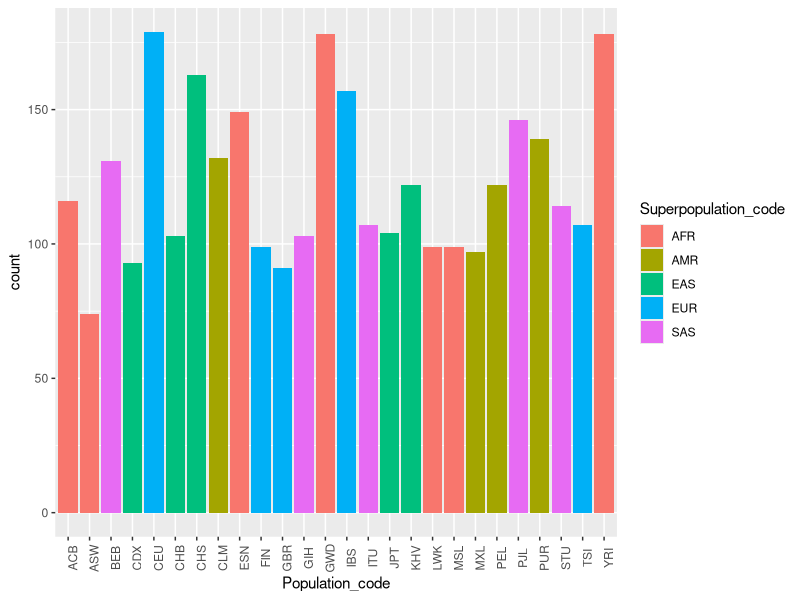
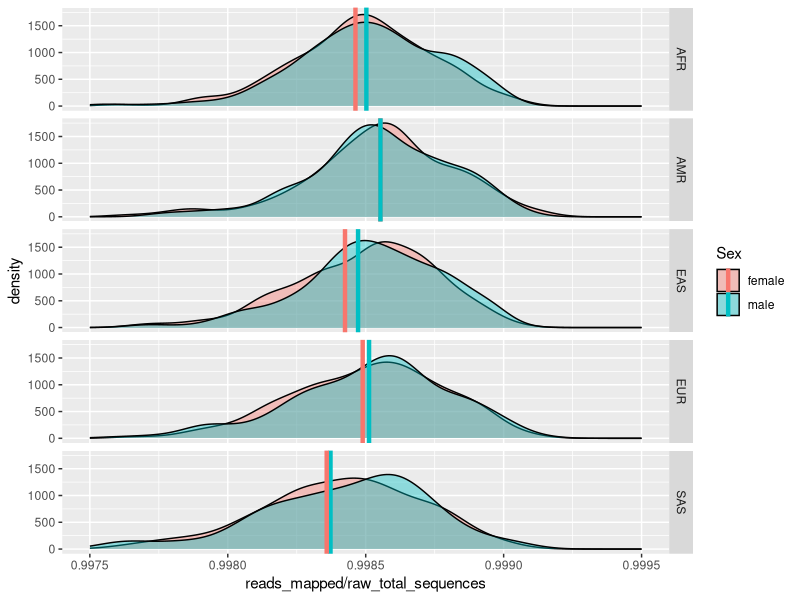
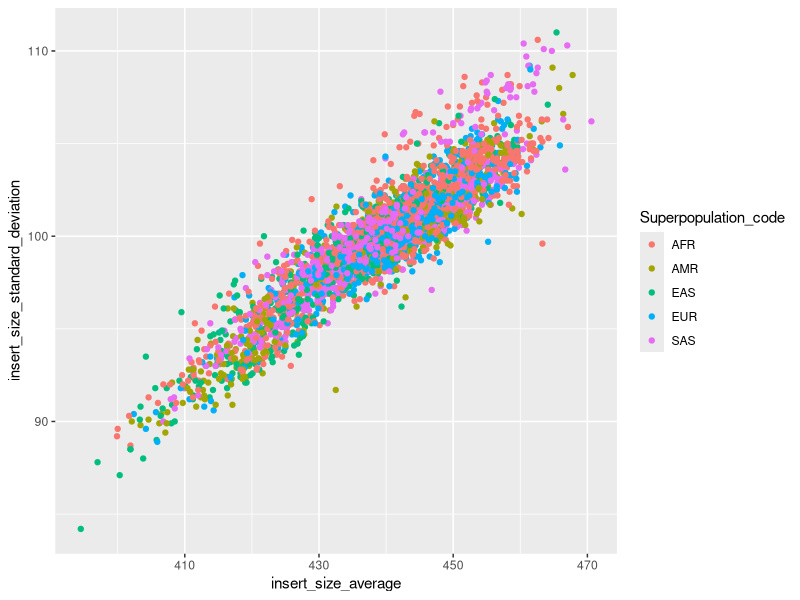
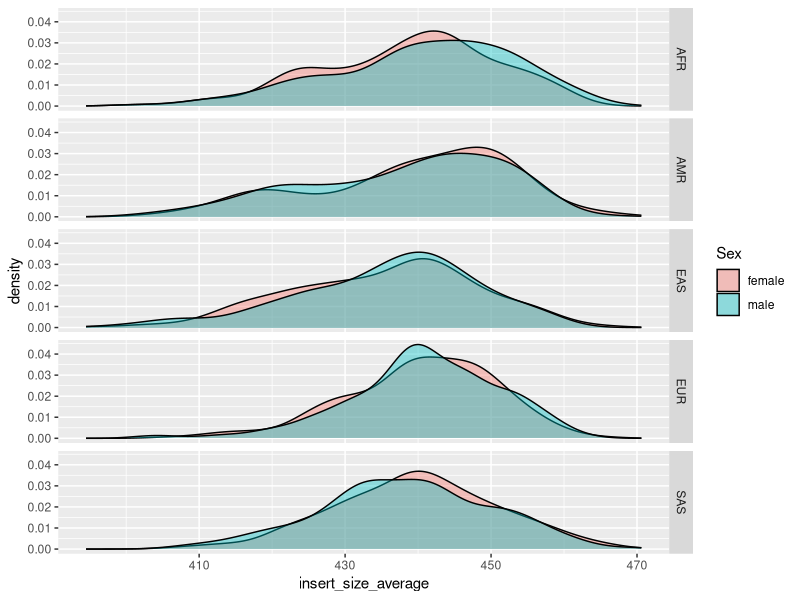
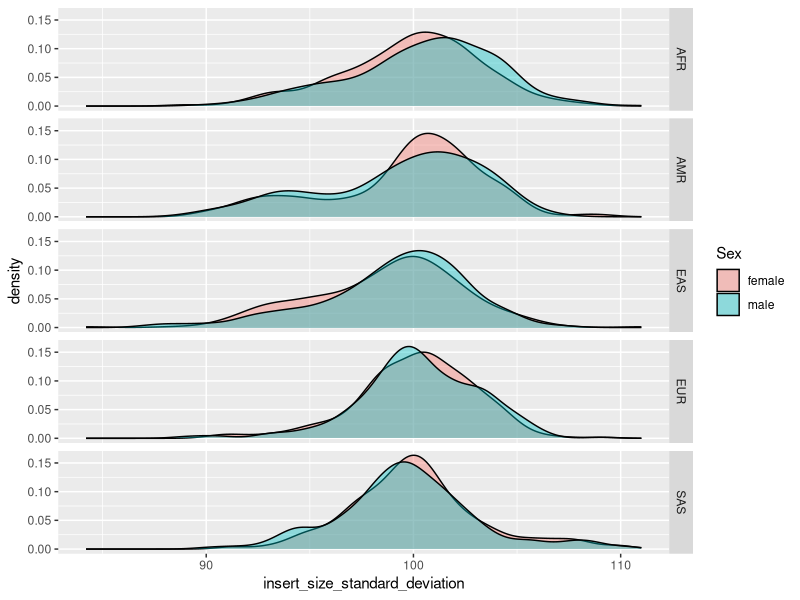
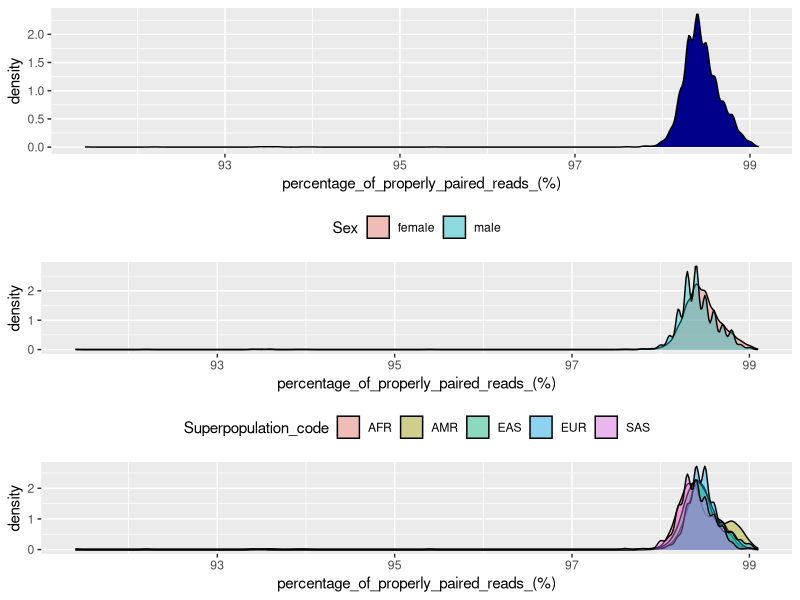
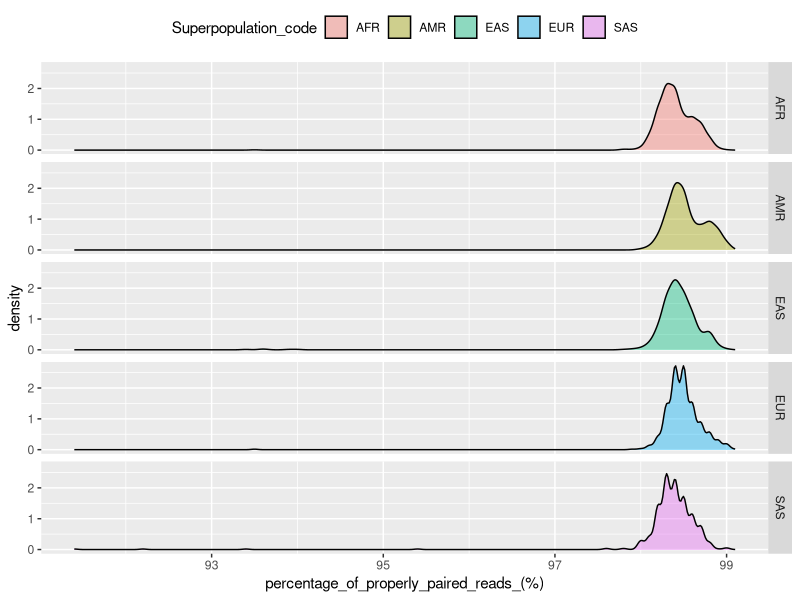
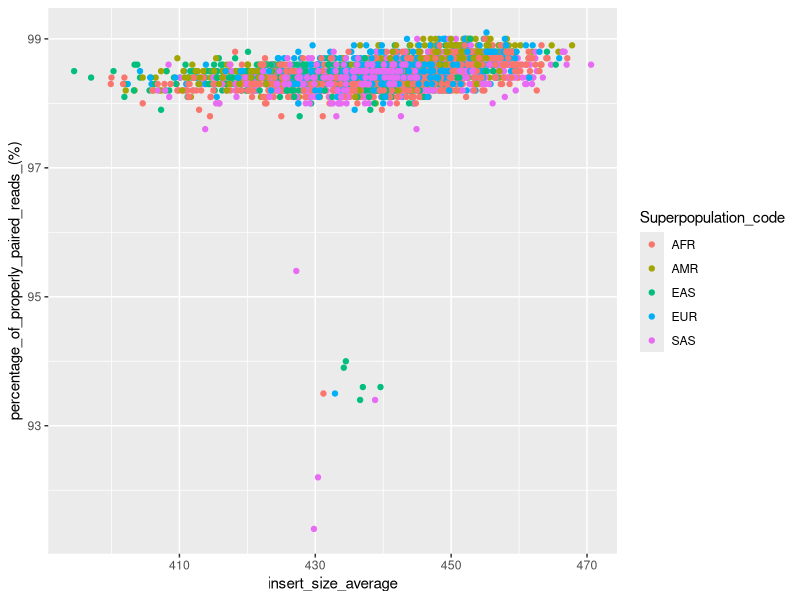

Write R code to recreate these figures, in order.
## Plot the mapping statistics across samples using the samtools stats matrix
##############################################################################

## Set up environment
# install.packages("gridExtra")
# install.packages("scales")

library(ggplot2)
library(gridExtra)
library(dplyr)
library(scales) 

## this will need to be set to the directory where you have the samtoolstats file
setwd("/Users/mschatz/Dropbox/Documents/Projects/T2T/t2t-variants/samtools_stats_chm13")

## Load tables and fix formatting
stats <- as.data.frame(t(read.table("2021.04.22.samtools.stats.all.txt", header=TRUE, row.names=1)))

stats$Sex                  = as.factor(stats$Sex)
stats$Population_code      = as.factor(stats$Population_code)
stats$Superpopulation_code = as.factor(stats$Superpopulation_code)

stats$error_rate                                = as.double(stats$error_rate)
stats$reads_mapped                              = as.double(stats$reads_mapped)
stats$reads_unmapped                            = as.double(stats$reads_unmapped)
stats$average_length                            = as.double(stats$average_length)
stats$raw_total_sequences                       = as.double(stats$raw_total_sequences)
stats$insert_size_average                       = as.double(stats$insert_size_average)
stats$insert_size_standard_deviation            = as.double(stats$insert_size_standard_deviation)
stats$`percentage_of_properly_paired_reads_(%)` = as.double(stats$`percentage_of_properly_paired_reads_(%)`)


## Population Composition
###############################################################################################################################

## overall population counts

dir.create("plot")

pdf("plot/superpopulation_cnt.pdf", width=11, height=8.5)
ggplot(stats, aes(Superpopulation_code, fill=Superpopulation_code)) + geom_histogram(stat="count") + stat_count(aes(y=..count.., label=..count..), geom="text", vjust=-.5) 
dev.off()

png("plot/superpopulation_cnt.png", width=11, height=8.5, units="in", res=300)
ggplot(stats, aes(Superpopulation_code, fill=Superpopulation_code)) + geom_histogram(stat="count") + stat_count(aes(y=..count.., label=..count..), geom="text", vjust=-.5) 
dev.off()



ggplot(stats, aes(Population_code, fill=Superpopulation_code)) + geom_histogram(stat="count") + theme(axis.text.x = element_text(angle = 90))

## overall population counts.... there must be a better way to do this
cnts <- stats %>% count(Population_code, Superpopulation_code)
colors = hue_pal()(5)
pcnt = cnts %>% filter(Superpopulation_code=="AFR"); p1 = ggplot(pcnt, aes(x=Population_code, y=n)) + geom_bar(stat='identity', fill=colors[1]) + xlab("AFR") + ylim(0,max(cnts$n)) + theme(axis.text.x = element_text(angle = 90)) + geom_text(aes(label=n), vjust=-.5)
pcnt = cnts %>% filter(Superpopulation_code=="AMR"); p2 = ggplot(pcnt, aes(x=Population_code, y=n)) + geom_bar(stat='identity', fill=colors[2]) + xlab("AMR") + ylim(0,max(cnts$n)) + theme(axis.title.y = element_blank(), axis.text.y = element_blank(), axis.ticks.y = element_blank()) + theme(axis.text.x = element_text(angle = 90)) + geom_text(aes(label=n), vjust=-.5)
pcnt = cnts %>% filter(Superpopulation_code=="EAS"); p3 = ggplot(pcnt, aes(x=Population_code, y=n)) + geom_bar(stat='identity', fill=colors[3]) + xlab("EAS") + ylim(0,max(cnts$n)) + theme(axis.title.y = element_blank(), axis.text.y = element_blank(), axis.ticks.y = element_blank()) + theme(axis.text.x = element_text(angle = 90)) + geom_text(aes(label=n), vjust=-.5)
pcnt = cnts %>% filter(Superpopulation_code=="EUR"); p4 = ggplot(pcnt, aes(x=Population_code, y=n)) + geom_bar(stat='identity', fill=colors[4]) + xlab("EUR") + ylim(0,max(cnts$n)) + theme(axis.title.y = element_blank(), axis.text.y = element_blank(), axis.ticks.y = element_blank()) + theme(axis.text.x = element_text(angle = 90)) + geom_text(aes(label=n), vjust=-.5)
pcnt = cnts %>% filter(Superpopulation_code=="SAS"); p5 = ggplot(pcnt, aes(x=Population_code, y=n)) + geom_bar(stat='identity', fill=colors[5]) + xlab("SAS") + ylim(0,max(cnts$n)) + theme(axis.title.y = element_blank(), axis.text.y = element_blank(), axis.ticks.y = element_blank()) + theme(axis.text.x = element_text(angle = 90)) + geom_text(aes(label=n), vjust=-.5)

pdf("plot/population_cnt.pdf", width=11, height=8.5)
grid.arrange(p1,p2,p3,p4,p5,nrow=1, widths=c(7,4,5,5,5))
dev.off()

png("plot/population_cnt.png", width=11, height=8.5, units="in", res=300)
grid.arrange(p1,p2,p3,p4,p5,nrow=1, widths=c(7,4,5,5,5))
dev.off()


## Coverage Analysis, mapping rate, insert sizes
###############################################################################################################################

## raw reads per superpopulation
pdf("plot/superpopulation_data.pdf", width=11, height=8.5)
ggplot(stats, aes(raw_total_sequences, fill=Superpopulation_code)) + geom_density() + facet_grid(stats$Superpopulation_code)
dev.off()

png("plot/superpopulation_data.png", width=11, height=8.5, units="in", res=300)
ggplot(stats, aes(raw_total_sequences, fill=Superpopulation_code)) + geom_density() + facet_grid(stats$Superpopulation_code)
dev.off()


## raw coverage by superpopulation
pop_cov <- stats %>% group_by(Superpopulation_code) %>% mutate(pop_cov_mean=mean(raw_total_sequences*average_length/3e9)) 

pdf("plot/superpopulation_cov.pdf", width=11, height=8.5)
ggplot(pop_cov, aes(raw_total_sequences*average_length/3e9, fill=Superpopulation_code)) + geom_density() + geom_vline(aes(xintercept=pop_cov_mean), color="black")+ facet_grid(stats$Superpopulation_code)
dev.off()

png("plot/superpopulation_cov.png", width=11, height=8.5, units="in", res=300)
ggplot(pop_cov, aes(raw_total_sequences*average_length/3e9, fill=Superpopulation_code)) + geom_density() + geom_vline(aes(xintercept=pop_cov_mean), color="black")+ facet_grid(stats$Superpopulation_code)
dev.off()



## Mapping Rate
pdf("plot/superpopulation_mapping_rate.pdf", width=11, height=8.5)
ggplot(stats, aes(reads_mapped/raw_total_sequences, fill=Sex)) + geom_density(alpha=0.4) + facet_grid(stats$Superpopulation_code)
dev.off()

png("plot/superpopulation_mapping_rate.png", width=11, height=8.5, units="in", res=300)
ggplot(stats, aes(reads_mapped/raw_total_sequences, fill=Sex)) + geom_density(alpha=0.4) + facet_grid(stats$Superpopulation_code)
dev.off()



## Mapping rates by pop + sex
pop_mapping <- stats %>% group_by(Superpopulation_code, Sex) %>% mutate(pop_mean_mapping=mean(reads_mapped/raw_total_sequences)) 
ggplot(pop_mapping, aes(reads_mapped/raw_total_sequences, fill=Sex)) + geom_density(alpha=0.4) + xlim(.9975, .9995) + geom_vline(aes(xintercept=pop_mean_mapping, color=Sex), size=1.5) + facet_grid(stats$Superpopulation_code) 

## insert size distribution
ggplot(stats, aes(x=insert_size_average, y=insert_size_standard_deviation, color=Superpopulation_code)) + geom_point()
ggplot(stats, aes(x=insert_size_average, fill=Sex)) + geom_density(alpha=0.4) + facet_grid(stats$Superpopulation_code)
ggplot(stats, aes(x=insert_size_standard_deviation, fill=Sex)) + geom_density(alpha=0.4) + facet_grid(stats$Superpopulation_code)


## proper pairs
###############################################################################################################################

## overall proper pairs
p1 <- ggplot(stats, aes(x=`percentage_of_properly_paired_reads_(%)`), fill=D)                    + geom_density(color="black", fill="darkblue") + theme(legend.position='top')
p2 <- ggplot(stats, aes(x=`percentage_of_properly_paired_reads_(%)`, fill=Sex))                  + geom_density(alpha=0.4)                      + theme(legend.position='top')
p3 <- ggplot(stats, aes(x=`percentage_of_properly_paired_reads_(%)`, fill=Superpopulation_code)) + geom_density(alpha=0.4)                      + theme(legend.position='top')
grid.arrange(p1, p2, p3, nrow=3)

## properpairs by population
ggplot(stats, aes(x=`percentage_of_properly_paired_reads_(%)`, fill=Superpopulation_code)) + geom_density(alpha=0.4) + facet_grid(stats$Superpopulation_code) + theme(legend.position='top') 

## scatterplot of proper pairs by insert size
ggplot(stats, aes(x=insert_size_average, y=`percentage_of_properly_paired_reads_(%)`, color=Superpopulation_code)) + geom_point()

## All in 1 giant messy plot
ggplot(stats, aes(x=`percentage_of_properly_paired_reads_(%)`, fill=Sex)) + geom_density(alpha=0.4) + theme(legend.position='top') + facet_grid(stats$Population_code)
ggplot(stats, aes(x=`percentage_of_properly_paired_reads_(%)`, fill=Superpopulation_code)) + geom_density(alpha=0.4) + theme(legend.position='top') + facet_grid(stats$Population_code)

## Per superpopulation
for (pop in levels(stats$Superpopulation_code)) { print(pop) }
pop = "AFR"; superpop = filter(stats, Superpopulation_code==pop); ggplot(superpop, aes(x=`percentage_of_properly_paired_reads_(%)`, fill=Sex)) + geom_density(alpha=0.4) + theme(legend.position='top') + facet_grid(superpop$Population_code) + ggtitle(paste("Superpopulation: ", pop)) + xlim(90, 100)
pop = "AMR"; superpop = filter(stats, Superpopulation_code==pop); ggplot(superpop, aes(x=`percentage_of_properly_paired_reads_(%)`, fill=Sex)) + geom_density(alpha=0.4) + theme(legend.position='top') + facet_grid(superpop$Population_code) + ggtitle(paste("Superpopulation: ", pop)) + xlim(90, 100)  
pop = "EAS"; superpop = filter(stats, Superpopulation_code==pop); ggplot(superpop, aes(x=`percentage_of_properly_paired_reads_(%)`, fill=Sex)) + geom_density(alpha=0.4) + theme(legend.position='top') + facet_grid(superpop$Population_code) + ggtitle(paste("Superpopulation: ", pop)) + xlim(90, 100)  
pop = "EUR"; superpop = filter(stats, Superpopulation_code==pop); ggplot(superpop, aes(x=`percentage_of_properly_paired_reads_(%)`, fill=Sex)) + geom_density(alpha=0.4) + theme(legend.position='top') + facet_grid(superpop$Population_code) + ggtitle(paste("Superpopulation: ", pop)) + xlim(90, 100)  
pop = "SAS"; superpop = filter(stats, Superpopulation_code==pop); ggplot(superpop, aes(x=`percentage_of_properly_paired_reads_(%)`, fill=Sex)) + geom_density(alpha=0.4) + theme(legend.position='top') + facet_grid(superpop$Population_code) + ggtitle(paste("Superpopulation: ", pop)) + xlim(90, 100)  

## focus on small insert sizes
small = filter(stats, insert_size_average < 500)
p1 <- ggplot(small, aes(x=`percentage_of_properly_paired_reads_(%)`), fill=D)                    + geom_density(color="black", fill="darkblue") + theme(legend.position='top')
p2 <- ggplot(small, aes(x=`percentage_of_properly_paired_reads_(%)`, fill=Sex))                  + geom_density(alpha=0.4)                      + theme(legend.position='top')
p3 <- ggplot(small, aes(x=`percentage_of_properly_paired_reads_(%)`, fill=Superpopulation_code)) + geom_density(alpha=0.4)                      + theme(legend.position='top')
grid.arrange(p1, p2, p3, nrow=3)

## focus on big
big = filter(stats, insert_size_average >= 500)
p1 <- ggplot(big, aes(x=`percentage_of_properly_paired_reads_(%)`), fill=D)                    + geom_density(color="black", fill="darkblue") + theme(legend.position='top')
p2 <- ggplot(big, aes(x=`percentage_of_properly_paired_reads_(%)`, fill=Sex))                  + geom_density(alpha=0.4)                      + theme(legend.position='top')
p3 <- ggplot(big, aes(x=`percentage_of_properly_paired_reads_(%)`, fill=Superpopulation_code)) + geom_density(alpha=0.4)                      + theme(legend.position='top')
grid.arrange(p1, p2, p3, nrow=3)


## Error Rate
###############################################################################################################################
 
## error_rate (all)
sex_err <- stats %>% group_by(Sex) %>% mutate(sex_err_mean=mean(error_rate)) 
pop_err <- stats %>% group_by(Superpopulation_code) %>% mutate(pop_err_mean=mean(error_rate)) 
sex_pop_err <- stats %>% group_by(Sex, Superpopulation_code) %>% mutate(sex_pop_err_mean=mean(error_rate)) 

p1 <- ggplot(stats, aes(error_rate, fill=D))                      + geom_density(color="black", fill="darkblue") + geom_vline(aes(xintercept=mean(error_rate)), size=1, color="red") + theme(legend.position='top')
p2 <- ggplot(sex_err, aes(error_rate, fill=Sex))                  + geom_density(alpha=0.4) + geom_vline(aes(xintercept=sex_err_mean, color=Sex), size=1.5) + theme(legend.position='top')
p3 <- ggplot(pop_err, aes(error_rate, fill=Superpopulation_code)) + geom_density(alpha=0.4) + geom_vline(aes(xintercept=pop_err_mean, color=Superpopulation_code), size=1.5) + theme(legend.position='top')

pdf("plot/superpopulation_error_rate.pdf", width=11, height=8.5)
grid.arrange(p1, p2, p3, nrow=3)
dev.off()

png("plot/superpopulation_error_rate.png", width=11, height=8.5, units="in", res=300)
grid.arrange(p1, p2, p3, nrow=3)
dev.off()


pdf("plot/superpopulation_error_rate_sex.pdf", width=11, height=8.5)
ggplot(sex_pop_err, aes(error_rate, fill=Sex)) + geom_density(alpha=0.4) + geom_vline(aes(xintercept=sex_pop_err_mean, color=Sex), size=1.5) + theme(legend.position='top') + facet_grid(stats$Superpopulation_code) 
dev.off()

png("plot/superpopulation_error_rate_sex.png", width=11, height=8.5, units="in", res=300)
ggplot(sex_pop_err, aes(error_rate, fill=Sex)) + geom_density(alpha=0.4) + geom_vline(aes(xintercept=sex_pop_err_mean, color=Sex), size=1.5) + theme(legend.position='top') + facet_grid(stats$Superpopulation_code) 
dev.off()


## error rate small ins
small = filter(stats, insert_size_average < 500)
small_sex_err <- small %>% group_by(Sex) %>% mutate(sex_err_mean=mean(error_rate)) 
small_pop_err <- small %>% group_by(Superpopulation_code) %>% mutate(pop_err_mean=mean(error_rate)) 

p1 <- ggplot(small, aes(error_rate, fill=D))                            + geom_density(color="black", fill="darkblue") + geom_vline(aes(xintercept=mean(error_rate)), size=1, color="red") + theme(legend.position='top')
p2 <- ggplot(small_sex_err, aes(error_rate, fill=Sex))                  + geom_density(alpha=0.4) + geom_vline(aes(xintercept=sex_err_mean, color=Sex), size=1.5) + theme(legend.position='top')
p3 <- ggplot(small_pop_err, aes(error_rate, fill=Superpopulation_code)) + geom_density(alpha=0.4) + geom_vline(aes(xintercept=pop_err_mean, color=Superpopulation_code), size=1.5) + theme(legend.position='top')
grid.arrange(p1, p2, p3, nrow=3)



## reads_unmapped
sex_unmapped <- stats %>% group_by(Sex) %>% mutate(sex_unmapped_mean=mean(reads_unmapped/raw_total_sequences)) 
pop_unmapped <- stats %>% group_by(Superpopulation_code) %>% mutate(pop_unmapped_mean=mean(reads_unmapped/raw_total_sequences)) 

p1 <- ggplot(stats, aes(reads_unmapped/raw_total_sequences, fill=D))                    + geom_density(color="black", fill="darkblue") + geom_vline(aes(xintercept=mean(reads_unmapped/raw_total_sequences)), size=1, color="red") + theme(legend.position='top')
p2 <- ggplot(sex_unmapped, aes(reads_unmapped/raw_total_sequences, fill=Sex))                  + geom_density(alpha=0.4) + geom_vline(aes(xintercept=sex_unmapped_mean, color=Sex), size=1.5) + theme(legend.position='top')
p3 <- ggplot(pop_unmapped, aes(reads_unmapped/raw_total_sequences, fill=Superpopulation_code)) + geom_density(alpha=0.4) + geom_vline(aes(xintercept=pop_unmapped_mean, color=Superpopulation_code), size=1.5) + theme(legend.position='top')

pdf("plot/superpopulation_unmapped_rate.pdf", width=11, height=8.5)
grid.arrange(p1, p2, p3, nrow=3)
dev.off()

png("plot/superpopulation_unmapped_rate.png", width=11, height=8.5, units="in", res=300)
grid.arrange(p1, p2, p3, nrow=3)
dev.off()

